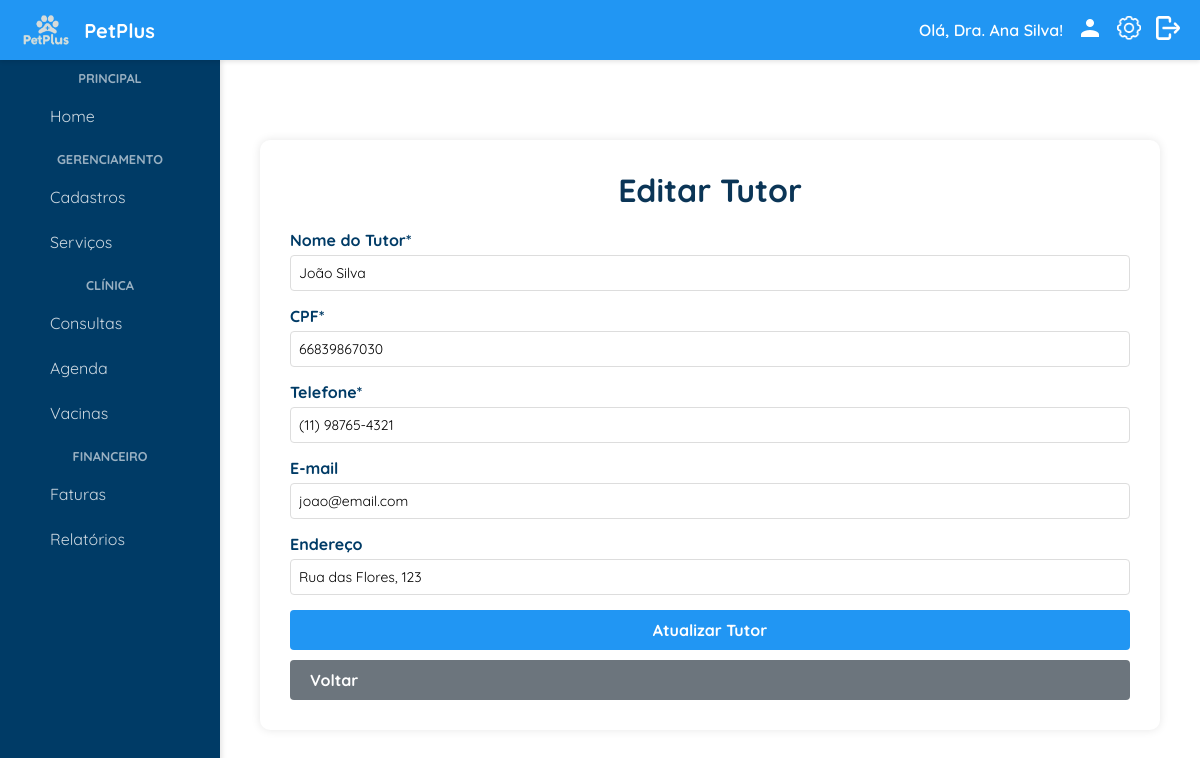
Screenshot of /cadastrar_pet/editar_tutor.php?id=1 (signed in) with the database file from the repository.
### tables this page shows
CREATE TABLE IF NOT EXISTS Tutor (
    id_tutor INT AUTO_INCREMENT PRIMARY KEY,
    nome VARCHAR(100) NOT NULL,
    cpf VARCHAR(14) UNIQUE,
    email VARCHAR(100),
    telefone VARCHAR(15),
    endereco VARCHAR(200),
    data_cadastro TIMESTAMP DEFAULT CURRENT_TIMESTAMP
);

### cadastrar_pet/editar_tutor.php (the view, shortened to what this page needs)
<?php
require_once('../includes/header.php');
require_once('../includes/sidebar.php');
$conn = conecta_db();
$id_tutor = (int)$_GET['id'];
$sql = "SELECT * FROM Tutor WHERE id_tutor = ?";
$stmt = $conn->prepare($sql);
$stmt->bind_param("i", $id_tutor);
$stmt->execute();
$result = $stmt->get_result();
$tutor = $result->fetch_assoc();
?>
<!DOCTYPE html>
<html lang="pt-br">
<head>
</head>
<body>
    <div class="container">
        <div class="card">
            <h1>Editar Tutor</h1>
            <form action="editar_tutor.php?id=<?php echo $id_tutor; ?>" method="POST">
                <div class="form-group">
                    <label for="nome_tutor">Nome do Tutor*</label>
                    <input type="text" id="nome_tutor" name="nome" value="<?php echo htmlspecialchars($tutor['nome']); ?>" required />
                </div>
                <div class="form-group">
                    <label for="cpf_tutor">CPF*</label>
                    <input type="text" id="cpf_tutor" name="cpf" value="<?php echo htmlspecialchars($tutor['cpf']); ?>" required />
                </div>
                <div class="form-group">
                    <label for="telefone_tutor">Telefone*</label>
                    <input type="text" id="telefone_tutor" name="telefone" value="<?php echo htmlspecialchars($tutor['telefone']); ?>" required />
                </div>
                <div class="form-group">
                    <label for="email_tutor">E-mail</label>
                    <input type="email" id="email_tutor" name="email" value="<?php echo htmlspecialchars($tutor['email'] ?? ''); ?>" />
                </div>
                <div class="form-group">
                    <label for="endereco_tutor">Endereço</label>
                    <input type="text" id="endereco_tutor" name="endereco" value="<?php echo htmlspecialchars($tutor['endereco'] ?? ''); ?>" />
                </div>
                <button type="submit" class="btn-primary">Atualizar Tutor</button>
                <a href="cadastrar_pets.php" class="btn-secondary">Voltar</a>
            </form>
        </div>
    </div>
</body>
</html>

### includes/temas.css (style rules this page uses)
.tema-claro { --cor-fundo: #f6f9fc; --cor-texto: #333; --cor-primaria: #2196f3; --cor-secundaria: #0b3556; --cor-borda: #ddd; --cor-fundo-card: #fff; --cor-fundo-header: #2196f3; --cor-texto-header: #fff; }
body { background-color: var(--cor-fundo); color: var(--cor-texto); }
.container, .conteudo { background-color: var(--cor-fundo-card) !important; border-color: var(--cor-borda) !important; }
button, .btn-primary, .botao { background-color: var(--cor-primaria) !important; color: #fff !important; }

### includes/global.css (style rules this page uses)
* { margin: 0; padding: 0; box-sizing: border-box; font-family: "Quicksand", sans-serif; }
body { background-color: #f6f9fc; padding-top: 60px; }
.container { margin-left: 220px; padding: 20px; transition: margin-left 0.3s; }
.card { background-color: #ffffff; padding: 30px; border-radius: 10px; box-shadow: 0 2px 8px rgba(0, 0, 0, 0.1); max-width: 900px; margin: 0 auto 30px; }
h1, h2, h3 { color: #003b66; text-align: center; margin-bottom: 20px; }
.form-group { margin-bottom: 20px; }
label { display: block; margin-bottom: 6px; font-weight: bold; color: #003b66; }
input, select, textarea { width: 100%; padding: 10px; border-radius: 6px; border: 1px solid #ccc; font-size: 14px; box-sizing: border-box; }
.btn-primary { background-color: #003b66; color: white; padding: 12px; border: none; font-size: 16px; border-radius: 6px; cursor: pointer; width: 100%; font-weight: bold; }
.btn-secondary { background-color: #6c757d; color: white; padding: 12px; border: none; font-size: 16px; border-radius: 6px; cursor: pointer; width: 100%; font-weight: bold; margin-top: 10px; }

### cadastrar_pet/editar_tutor.php (style rules this page uses)
.container { margin-left: 220px; padding: 80px 30px 30px; }
.card { background-color: white; border-radius: 10px; box-shadow: 0 0 10px rgba(0,0,0,0.1); padding: 30px; margin-bottom: 20px; }
h1, h2 { color: #0b3556; margin-bottom: 20px; }
.form-group { margin-bottom: 15px; }
.form-group label { display: block; margin-bottom: 5px; font-weight: bold; }
.form-group input, .form-group select, .form-group textarea { width: 100%; padding: 8px; border: 1px solid #ddd; border-radius: 4px; }
.btn-primary { background-color: #0b3556; color: white; border: none; padding: 10px 20px; border-radius: 4px; cursor: pointer; font-weight: bold; }
.btn-secondary { background-color: #6c757d; color: white; border: none; padding: 10px 20px; border-radius: 4px; margin-top: 10px; text-decoration: none; display: inline-block; }

### rows the page displays
tutor: nome "João Silva", cpf "66839867030", telefone "(11) 98765-4321", email "joao@email.com", endereco "Rua das Flores, 123"

### other values shown
$nomeUsuario "Dra. Ana Silva"
